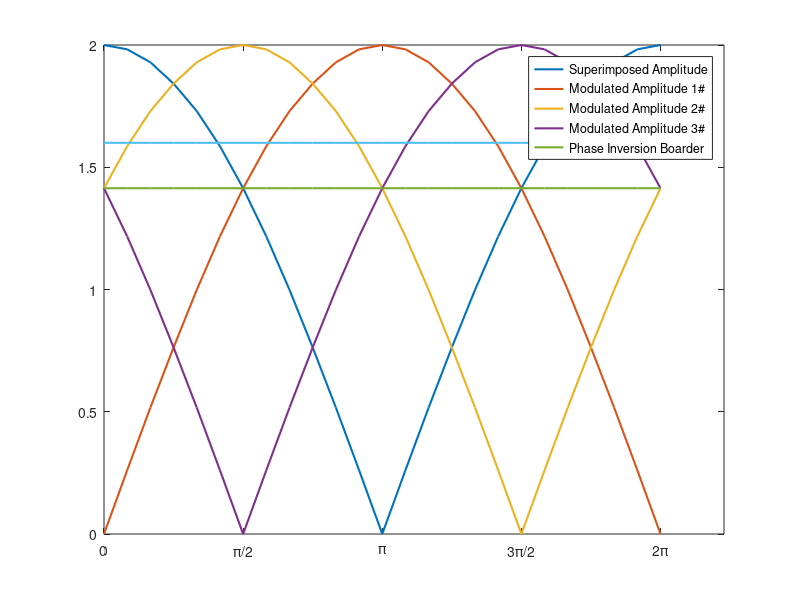

MATLAB code to generate this figure:
x = 0:pi/20:4*pi;
y1 = sin(x);
Amp = [];
HAmp = []
IAmp = [];
TAmp = [];
dxs = [0:pi/12:2*pi];
for dx=dxs
    y2 = sin(x+dx);
    y3 = sin(x+dx+pi);
    y4 = sin(x+dx+3*pi/2);
    y5 = sin(x+dx+pi/2);
    Amp = [Amp max(y1+y2)];
    IAmp = [IAmp max(y1+y3)];
    TAmp = [TAmp max(y1+y4)];
    HAmp = [HAmp max(y1+y5)];
end
figure;
plot(dxs, Amp, 'linewidth', 1.5);
hold on
plot(dxs, IAmp, 'linewidth', 1.5);
plot(dxs, TAmp, 'linewidth', 1.5);
plot(dxs, HAmp, 'linewidth', 1.5);
xticks([0,pi/2,pi,3*pi/2,2*pi]);    %位置指定为向量
xticklabels({'0','\pi/2','\pi','3\pi/2','2\pi'});%关联的标签，用cell指定刻度标签
thresh = ones(size(dxs)) * sqrt(2);
plot(dxs, thresh, 'linewidth',1.5);
p = ones(size(dxs)) * 1.6;
plot(dxs, p, 'linewidth',1.5);
legend('Superimposed Amplitude', 'Modulated Amplitude 1#', 'Modulated Amplitude 2#', 'Modulated Amplitude 3#', 'Phase Inversion Boarder')